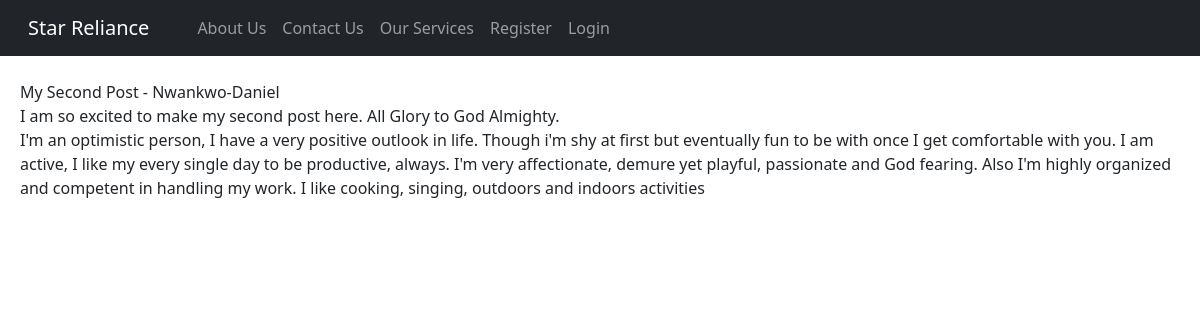
Screenshot of /category/coding with the database file from the repository.
### theblog/models.py (models this page shows, shortened)
class Post(models.Model):
    title = models.CharField(max_length = 255)
    title_tag = models.CharField(max_length = 255,default="Star Alliance")
    category = models.CharField(max_length = 255,default="coding")
    author = models.ForeignKey(User, on_delete=models.CASCADE)
    body = models.TextField()
    advert = models.TextField()
    post_date = models.DateField(auto_now_add = True)
    image1 = models.ImageField(null=True, blank=True)
    img1b_post = models.CharField(max_length = 255, null =True, blank=True)
    img1s_post = models.CharField(max_length = 255, null =True, blank=True)
    image2 = models.ImageField(null=True, blank=True)
    img2b_post = models.CharField(max_length = 255, null =True, blank=True)
    img2s_post = models.CharField(max_length = 255, null =True, blank=True)
    image3 = models.ImageField(null=True, blank=True)
    img3b_post = models.CharField(max_length = 255, null =True, blank=True)
    img3s_post = models.CharField(max_length = 255, null =True, blank=True)
    image4 = models.ImageField(null=True, blank=True)
    image5 = models.ImageField(null=True, blank=True)
    image6 = models.ImageField(null=True, blank=True)

### theblog/views.py (the view)
# urls.py: path('category/<str:cats>', CategoryView, name='category' ),
def CategoryView(request, cats):
    category_post = Post.objects.filter(category=cats.replace('-',' '))
    return render(request, 'categories.html',{
        'cats':cats.title().replace('-',' '),
        'category_post':category_post
    })

### theblog/templates/categories.html (shortened to what this page needs)
{% extends 'base.html' %}
{% block content %}
{% if category_post %}
    <h1>{{ cats }}</h1>
    <ul>
        {% for post in category_post %}
            <li><a href="{% url 'article-detail' post.pk %}" >{{post.title}}</a>
                - {{post.author.first_name}}-{{post.author.last_name}}
            {{post.body| slice:":500" |safe}}
        {% endfor%}
{% endif %}
{% endblock %}

### rows the page displays
Post: title "My Second Post", author.first_name "Nwankwo", author.last_name "Daniel", body "I am so excited to make my second post here. All Glory to God Almighty. I'm an optimistic person, I have a very positive outlook in life. Though i'm shy at first but eventually fun to be with once I get comfortable with you. I am active, I like my every single day to be productive, always. I'm very affectionate, demure yet playful, passionate and God fearing. Also I'm highly organized and competent in handling my work. I like cooking, singing, outdoors and indoors activities"
